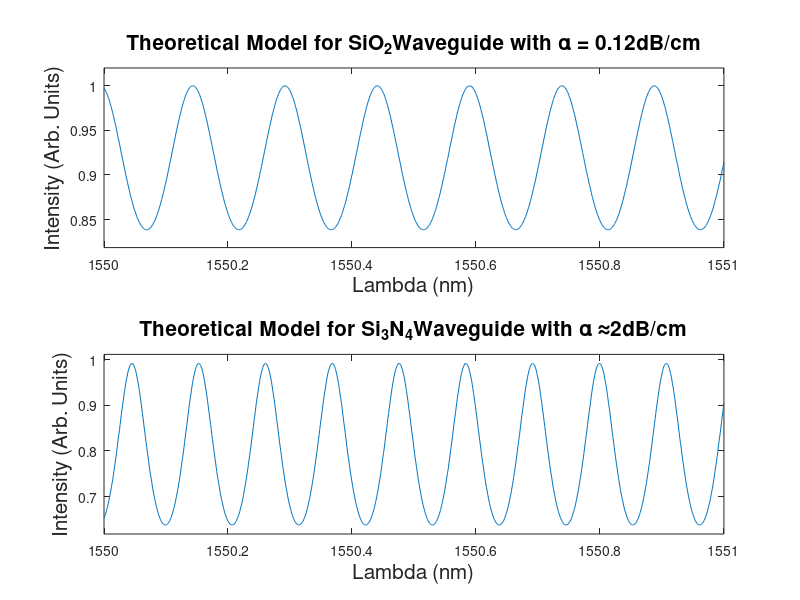

Write MATLAB code to recreate this figure.
% Sean Keenan
% Heriot Watt 4th-Year
% Fabry-Perot loss measurement for integrated waveguides

clc
close all
clear variables

%% Variables for Model

% lambda range
lambda_start = 1550;
lambda_end = 1551;
resolution = 0.001;
lambda_axis = lambda_start:resolution:lambda_end;
lambda = lambda_axis*1E-9;

% cavity length (mm) / (m)
% SiO2
str1 = ('SiO_{2}');
L(1) = 5.32; 
L_2(1) = 5.32E-3; 
% Si3N4
str2 = ('Si_{3}N_{4}');
L(2) =  7; 
L_2(2) = 7E-3; 
% loss co-efficient SiO2 (dB/cm)
loss_db(1) = 0.12;
alpha_known(1) = 0.12/4.343;
% loss co-efficient Si3N4 (dB/cm) 
loss_db(2) = 2;
alpha_known(2) = 2/4.343;
% input power
Pin = 1;
% refractive index TEEM WG (Si) 
% use https://www.siio.eu/eims.html to solve for neff
ni(1) = 1;
nt(1) = 1.53;
neff(1) = 1.5178 ;
% refractive index other WG (SiNi)
nt(2) = 1.9977;
ni(2) = 1;
% 800nm WG
neff(2) = 1.594;
% 1050nm WG
% neff = 1.667;
% 1440nm WG
% neff = 1.720;
% 1520nm WG
% neff = 1.725;
% 1620nm WG
% neff = 1.7325;
% 1800nm WG
% neff = 1.742;

%% Generate model

for n = 1:length(L)
    
    % reflectivity co-efficient
    r = (nt(n) - ni(n))./(nt(n) + ni(n));
    % delta phase shift calculation
    delta = (4*pi()*L_2(n)*neff(n))./lambda;
    % power output calculation
    Pnumerator = Pin * ((1 - r^2) * exp(-alpha_known(n)*L_2(n)))^2;
    Pdenominator = 1 + (r^4 * exp(-alpha_known(n)*4*L_2(n))) - (2 * r^2 * exp(-alpha_known(n)*2*L_2(n)) .* cos(delta));
    Pout(:,:,n) = Pnumerator./Pdenominator;
end

%% Plot Model
% plots data
hold on
figure(1)

% FP experimental data plot
subplot(2,1,1)
plot(lambda_axis, Pout(:,:,1))
title(strcat(['Theoretical Model for',' ',str1, 'Waveguide with \alpha = ', num2str(loss_db(1)),'dB/cm']),'FontSize',15)
ylabel ('Intensity (Arb. Units)','FontSize',15)
xlabel ('Lambda (nm)','FontSize',15)
axis([min(lambda_axis) max(lambda_axis) min(Pout(:,:,1))-(max(Pout(1))*0.02) max(Pout(:,:,1))+(max(Pout(1))*0.02)])

% FP theoretical data plot
subplot(2,1,2)
plot(lambda_axis, Pout(:,:,2))
title(strcat(['Theoretical Model for',' ',str2, 'Waveguide with \alpha \approx', num2str(loss_db(2)),'dB/cm']),'FontSize',15)
ylabel ('Intensity (Arb. Units)','FontSize',15)
xlabel ('Lambda (nm)','FontSize',15)
axis([min(lambda_axis) max(lambda_axis) min(Pout(:,:,2))-(max(Pout(:,:,2))*0.02) max(Pout(:,:,2))+(max(Pout(:,:,2))*0.02)])
